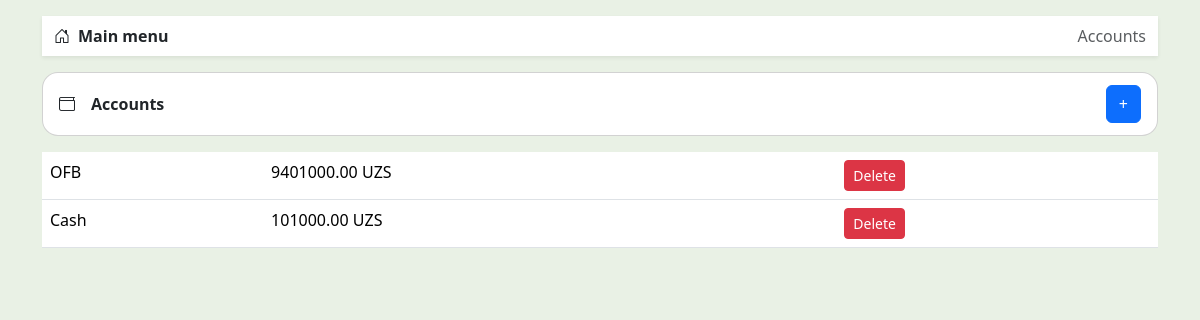
Page /accounts on the earlier database version.
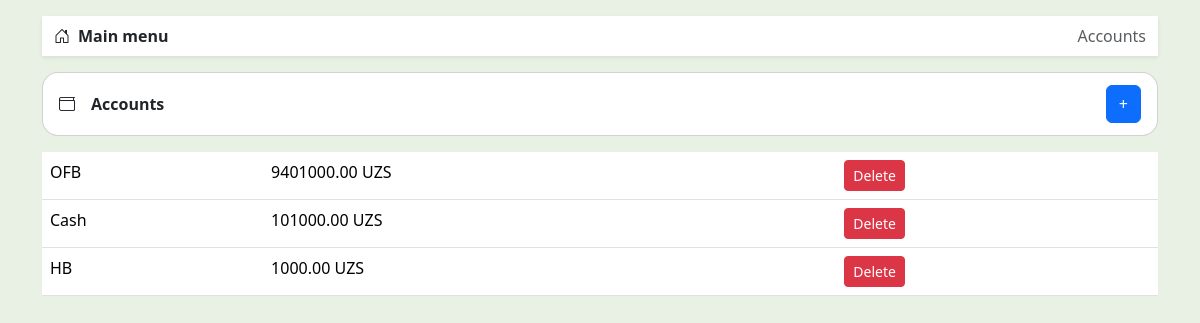
Same page on the later database version.
### tables this page shows
CREATE TABLE accounts (
    id INTEGER PRIMARY KEY AUTOINCREMENT,
    name TEXT NOT NULL,
    balance REAL NOT NULL DEFAULT 0,
    currencyId INTEGER NOT NULL,
    FOREIGN KEY (currencyId) REFERENCES currencies(id)
);

CREATE TABLE currencies (
    id INTEGER PRIMARY KEY AUTOINCREMENT,
    name TEXT NOT NULL,
    shortName TEXT NOT NULL
);

### app.py (the view, shortened to what this page needs)
@app.route("/accounts", methods=["GET", "POST", "PUT", "DELETE"])
def accounts():
    if request.method == "DELETE":
        db.execute("DELETE FROM accounts WHERE id=?", request.get_json()["id"])
        return ("", 204)
    accounts_list = db.execute("""
        SELECT a.*, c.shortName AS currency
        FROM accounts a
        JOIN currencies c ON c.id = a.currencyId
    """)
    currencies_list = db.execute("SELECT * FROM currencies")
    return render_template(
        "accounts.html",
        accounts=accounts_list,
        title="Accounts",
        currencies=currencies_list
    )

### templates/accounts.html (shortened to what this page needs)
{% extends "layout.html" %}
{% block body %}
<div class="card mb-3">
    <div class="action-item d-flex justify-content-between align-items-center">
        <div class="d-flex align-items-center gap-3">
            <i class="bi bi-wallet"></i>
            <strong>Accounts</strong>
        </div>
        <button id="addAccountBtn" type="button" class="btn btn-primary">+</button>
    </div>
</div>
<table class="table">
    <tbody>
        {% for a in accounts %}
        <tr class="account-row" data-id="{{ a.id }}" data-name="{{ a.name }}" data-balance="{{ a.balance }}"
            data-currency="{{ a.currencyId }}" style="cursor:pointer">
            <td>{{ a.name }}</td>
            <td>{{ "%.2f"|format(a.balance) }} {{ a.currency }}</td>
            <td>
                <button type="button" class="btn btn-sm btn-danger delete-btn" data-id="{{ a.id }}">
                    Delete
                </button>
            </td>
        </tr>
        {% endfor %}
    </tbody>
</table>
{% endblock %}

Differences in the rows shown:
added accounts: name "HB", balance "1000.00", currency "UZS"
